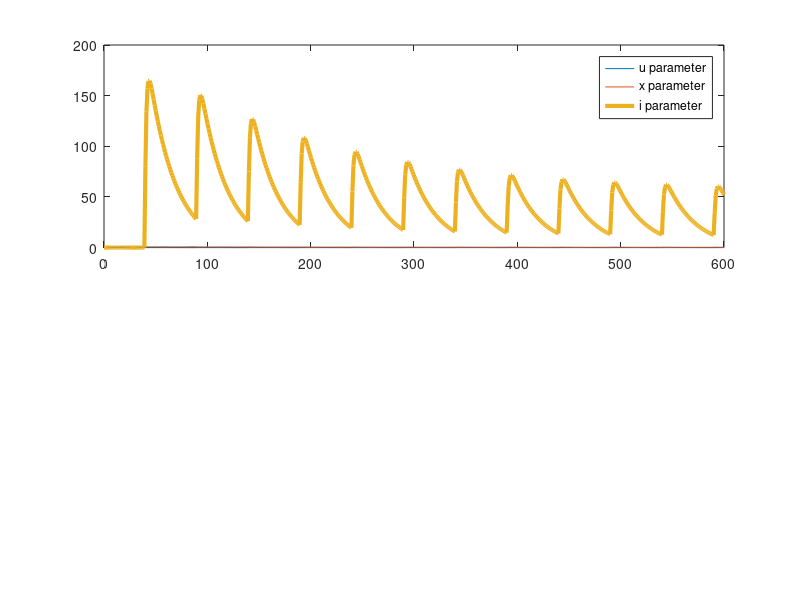

The MATLAB script that drew this image: (Note: this script raises an error after producing the figure.)
% Note: this code may be outdated or obsolete
% CARLsim
cap_u_cs = 0.25;%0.2;
tau_u_cs = 25;%20;
tau_x_cs = 600;%140;
tau_d_cs = 5;%15;
g_cs = 3;%1.01;
u_cs = 0;
x_cs = 1;
A_cs = 200;%6.333;%200;
i_cs = 0;
ts_cs=0.5; % time step
% Keivan
cap_u_km = 0.25;
tau_u_km = 25;
tau_x_km = 600;
tau_d_km = 5;
g_km = 3;%6.333*3;
u_km = 0;
x_km = 1;
A_km = 0;
i_km = 0;
ts_km=1.0; % time step
Vm = 200;%-80;
% general
spk = 0;
first_spk_km = 10; % first spike start time
ISI=50;%;20; % inter spike interval in milliseconds
t_total = 600;%1000;
simdur = linspace(0,t_total,t_total);
u_all_cs=[]; u_all_km=[];
x_all_cs=[]; x_all_km=[];
i_all_cs=[]; i_all_km=[]; a_all_km=[];

for t=1:length(simdur)
    % CARLsim's methods
    for i=1:(1/ts_cs)
        u_cs=u_cs+ts_cs*((-u_cs/tau_u_cs)+(cap_u_cs*(1-u_cs)).*spk);
        x_cs=x_cs+ts_cs*(((1-x_cs)/tau_x_cs)-u_cs.*x_cs.*spk);
        i_cs=i_cs+ts_cs*(-i_cs/tau_d_cs+A_cs.*u_cs.*x_cs-spk)*g_cs;
    end   

    % Keivan's methods
    i_km = 0;
    for i=1:(1/ts_km)       
        u_km=u_km+ts_km*((-u_km/tau_u_km)+(cap_u_km*(1-u_km)).*spk);
        x_km=x_km+ts_km*(((1-x_km-A_km)/tau_x_km)-u_km.*x_km.*spk);
        A_km=A_km+ts_km*((-A_km/tau_d_km)+u_km.*x_km.*spk);
        i_km=i_km+ts_km*(g_km*A_km*Vm);
    end

    % create spikes at ISI rate
    if mod((t+first_spk_km),ISI)==0
        spk = 1;
    elseif t == 1
        %spk = 1;
    else
        spk = 0;
    end
    
	u_all_cs(end+1)=u_cs;x_all_cs(end+1)=x_cs;i_all_cs(end+1)=i_cs;
    u_all_km(end+1)=u_km;x_all_km(end+1)=x_km;a_all_km(end+1)=A_km;i_all_km(end+1)=i_km;
end

if 1
subplot(2,1,1);
%figure
plot(simdur,u_all_cs,'-',simdur,x_all_cs,'-',simdur,i_all_cs,'-','LineWidth',3);
legend('u parameter','x parameter','i parameter')
title("CARLsim Synaptic Current - U:"+cap_u_cs+"; t_u:"+tau_u_cs+"; t_x:"+tau_x_cs+"; t_d:"+tau_d_cs+"; g:"+g_cs+"; A:"+A_cs)
grid on;
end
if 1
subplot(2,1,2); 
%figure
plot(simdur,u_all_km,'-',simdur,x_all_km,'-',simdur,a_all_km,'-',simdur,i_all_km,'-','LineWidth',3);
legend('u parameter','x parameter','a parameter','i parameter')
title("Keivan Synaptic Current - U:"+cap_u_km+"; t_u:"+tau_u_km+"; t_x:"+tau_x_km+"; t_d:"+tau_d_km+"; g:"+g_km+"; V:"+Vm)
grid on;
end